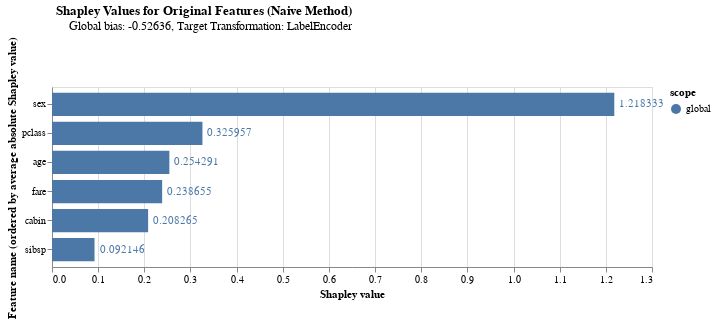

Source (notebook cell):
### Code cell
VegaLite(di)

### Figure 1 — Vega-Lite specification as saved in the notebook (floating-point values rounded to 4 significant figures)
{"$schema": "https://vega.github.io/schema/vega-lite/v5.json", "data": {"values": [{"label": "sex", "scope": "global", "value": 1.218, "value+bias": 0.692}, {"label": "pclass", "scope": "global", "value": 0.326, "value+bias": -0.2004}, {"label": "age", "scope": "global", "value": 0.2543, "value+bias": -0.2721}, {"label": "fare", "scope": "global", "value": 0.2387, "value+bias": -0.2877}, {"label": "cabin", "scope": "global", "value": 0.2083, "value+bias": -0.3181}, {"label": "sibsp", "scope": "global", "value": 0.09215, "value+bias": -0.4342}]}, "encoding": {"color": {"field": "scope"}, "tooltip": [{"field": "label", "title": "Feature name", "type": "nominal"}, {"field": "value", "type": "quantitative"}, {"field": "value+bias", "type": "quantitative"}], "x": {"field": "value", "title": "Shapley value", "type": "quantitative"}, "y": {"field": "label", "sort": {"field": "x", "op": "average"}, "title": "Feature name (ordered by average absolute Shapley value)", "type": "nominal"}, "yOffset": {"field": "scope"}}, "height": 180, "layer": [{"mark": "bar"}, {"encoding": {"text": {"field": "value", "type": "quantitative"}}, "mark": {"align": "left", "baseline": "middle", "dx": 5, "type": "text"}}], "title": {"align": "right", "subtitle": "Global bias: -0.52636, Target Transformation: LabelEncoder", "text": "Shapley Values for Original Features (Naive Method)"}, "width": 600}
